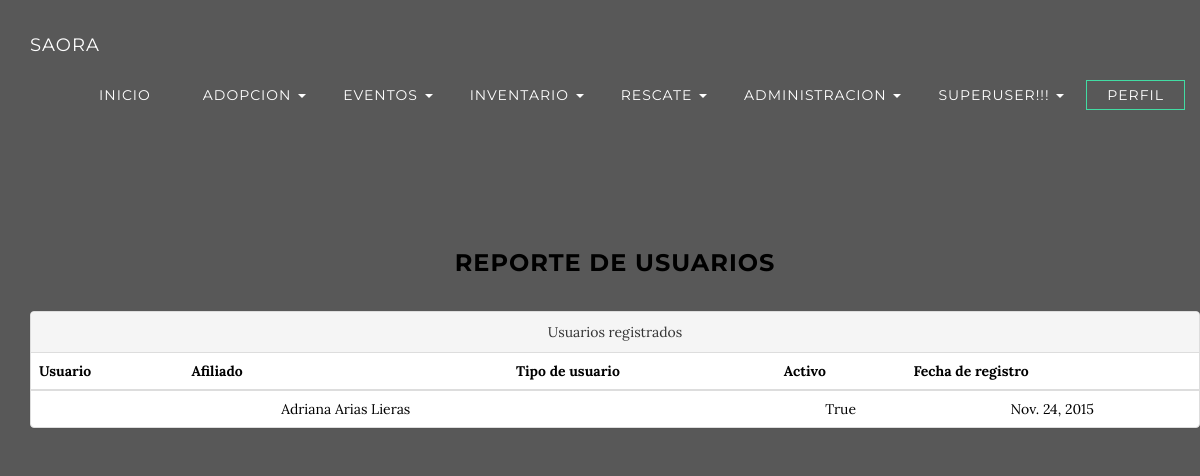
The page /usr/con_usr/ (signed in) on the database as committed earlier.
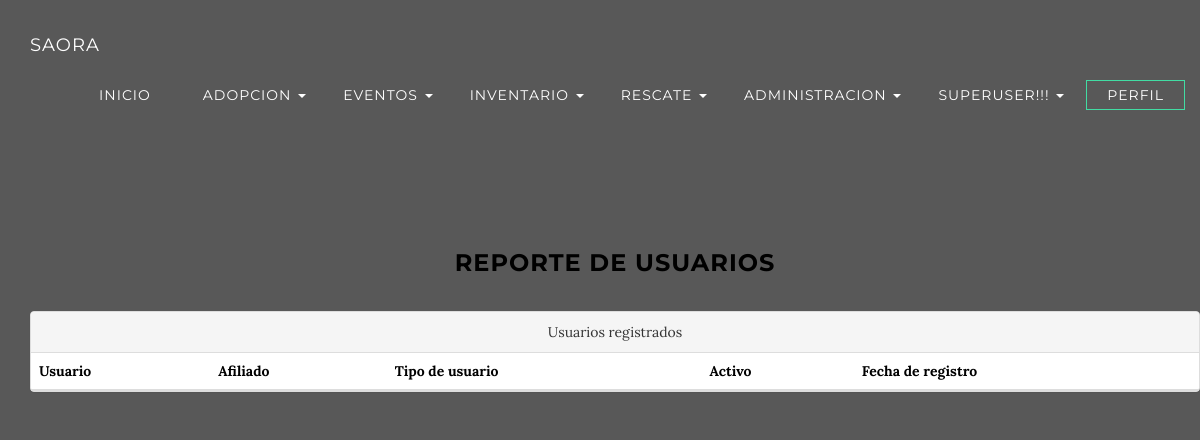
The same page on the database as committed later.
### SAORA/apps/Usuarios/models.py (models this page shows, shortened)
class Usuario(models.Model):
	user = models.OneToOneField(User, unique=True)
	id_afil = models.ForeignKey('Afiliado')
	activo = models.BooleanField(default=True)
	ult_act = models.DateField(auto_now_add=True)

class Afiliado(models.Model):
	nombre = models.CharField(max_length=25)
	ape_pat = models.CharField(max_length=25)
	ape_mat = models.CharField(max_length=25)
	edad = models.PositiveIntegerField()
	direccion  = models.CharField(max_length=100)
	tel = models.PositiveIntegerField()
	email = models.CharField(max_length=45)
	id_tafil = models.ForeignKey('Tafil')
	ult_act = models.DateField(auto_now_add=True)
	imagen = models.ImageField(upload_to='afiliados/')
	SLUG = models.SlugField(unique=True)
	def __unicode__(self):
		return "%s %s %s"%(self.nombre,self.ape_pat,self.ape_mat)

### SAORA/apps/Usuarios/views.py (the view)
@login_required(login_url='/')
def Con_Usr(request):
	obj = Usuario.objects.all()
	ctx = {'mensaje':obj}
	return render(request,'Usuarios/con_usr.html',ctx)

### SAORA/templates/Usuarios/con_usr.html (shortened to what this page needs)
{% extends "General/base.html"%}
{% block content %}
<section class="container content-section text-center">
	<div class="container">
		<h3>Reporte de usuarios</h3>
	</div>
	<div class="container">
		<section class="row">
			<div class="panel panel-default">
			<div class="panel-heading">Usuarios registrados</div>
				<table class="table">
					<thead>
						<tr>
							<th>Usuario</th>
							<th>Afiliado</th>
							<th>Tipo de usuario</th>
							<th>Activo</th>
							<th>Fecha de registro</th>
						</tr>
					</thead>
					<tbody>
						{% for item in mensaje %}
							<tr>
								<td> {{item.usr}}</td>
								<td> {{item.id_afil}} </td>
								<td> {{item.id_tusr}} </td>
								<td> {{item.activo}} </td>
								<td> {{item.ult_act}} </td>
							</tr>
						{% endfor %}
					</tbody>
				</table>
			</div>
		</section>
	</div>
</section>
{% endblock %}

Rows that differ between the two databases and show on the page:
removed Usuario: id_afil "Adriana Arias Lieras", activo "True", ult_act "Nov. 24, 2015"
